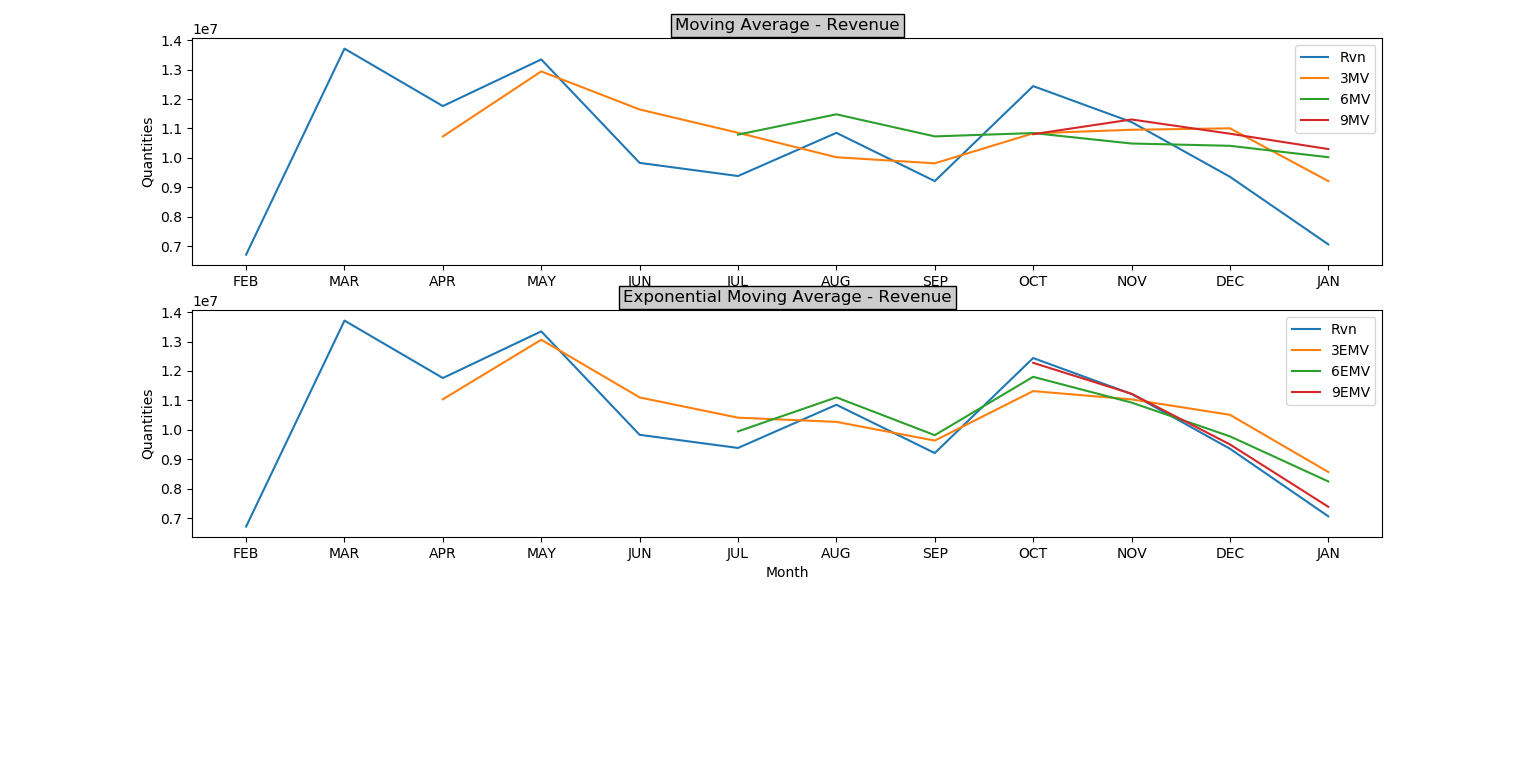

The script that drew this image:
#python programming language: script.py

import psycopg2 as pg
import pandas as pd
import matplotlib.pyplot as plt


'''Define a class'''

class Trend_Analysis:
    
    def __init__ (self, df, conn):
        self.df = df
        self.conn = conn
        
    def read_query(self):
        df = pd.read_sql_query(self.df, self.conn)
        return df
        
    def trend_revenue(self, df):
        '''Moving Average'''

        df['3m_MV'] = df['net_revenue'].rolling(window = 3).mean()
        df['6m_MV'] = df['net_revenue'].rolling(window = 6).mean()
        df['9m_MV'] = df['net_revenue'].rolling(window = 9).mean()
        
        '''Exponential Moving Average'''
        
        df['3m_EMV'] = 0.3 * df['net_revenue'] + (1-0.3)*df['3m_MV']
        df['6m_EMV'] = 0.6 * df['net_revenue'] + (1-0.6)*df['6m_MV']
        df['9m_EMV'] = 0.9 * df['net_revenue'] + (1-0.9)*df['9m_MV']
        
        return df 
    
    def trend_plot(self,df):
        fig, (ax1, ax2) = plt.subplots(2, figsize = (15,10))

        '''plotting a line chart on axis 1'''

        ax1.plot(df['month'],df['net_revenue'])
        ax1.plot(df['month'],df['3m_MV'])
        ax1.plot(df['month'],df['6m_MV'])
        ax1.plot(df['month'],df['9m_MV'])
        ax1.set_ylabel('Quantities')
        ax1.set_xlabel('Month')

        '''plotting a line chart on axis 2'''
    
        ax2.plot(df['month'],df['net_revenue'])
        ax2.plot(df['month'],df['3m_EMV'])
        ax2.plot(df['month'],df['6m_EMV'])
        ax2.plot(df['month'],df['9m_EMV'])

        '''setting the x and y labels'''
   
        ax2.set_ylabel('Quantities')
        ax2.set_xlabel('Month')

        '''setting the plot title'''
    
        ax1.set_title('Moving Average - Revenue', bbox={'facecolor':'0.8', 'pad':3})
        ax2.set_title('Exponential Moving Average - Revenue', bbox={'facecolor':'0.8', 'pad':3})

        '''setting the plot legend'''
    
        ax1.figure.legend(['Rvn','3MV','6MV','9MV'], bbox_to_anchor=(1.,1), loc=1, bbox_transform=ax1.transAxes)
        ax2.figure.legend(['Rvn','3EMV','6EMV','9EMV'], bbox_to_anchor=(1.,1), loc=1, bbox_transform=ax2.transAxes)
    
        plt.subplots_adjust(bottom=0.30, top=0.95, wspace = 2.0)
        plt.show()
    
        
def main():

    '''creating a connection to database'''

    conn = pg.connect(user = 'doadmin', 
                      password = 'xpmt05ij9uf9rknn', 
                      host = 'tjori-bi-do-user-6486966-0.db.ondigitalocean.com', 
                      port = '25060', 
                      database = 'defaultdb')

    '''writing a sql as a string'''

    sql = '''
               --structured query language; query

            SELECT 
                 to_char(fsq.order_date, 'MON') AS month
                ,sum(fsq.qty) as quantity
                ,ceil(sum(fsq.net_revenue)) as net_revenue
            FROM 
               (
                SELECT 
                    soi.created AS order_date
                   ,SUM(soi.quanity) AS qty
	               ,CASE 
	                  WHEN so.currency = 'USD' THEN SUM(((soi.quanity * soi.price)*70))
	                  WHEN so.currency = 'INR' THEN SUM((soi.quanity * soi.price))
	                END AS gross_revenue
	               ,CASE
                      WHEN so.currency = 'USD' THEN 
			       CASE 
				      WHEN (((soi.quanity * soi.price)*70) - (COALESCE(soi.discount, 0)*70)) < 999 THEN SUM(((((soi.quanity * soi.price)*70) - (COALESCE(soi.discount, 0)*70)) - (((((soi.quanity * soi.price)*70) - (coalesce(soi.discount, 0) *70))*hsn.tax_under999::integer)/100)))  
					  WHEN (((soi.quanity * soi.price)*70) - (COALESCE(soi.discount, 0)*70)) > 999 THEN SUM(((((soi.quanity * soi.price)*70) - (COALESCE(soi.discount, 0)*70)) - (((((soi.quanity * soi.price)*70) - (coalesce(soi.discount, 0) *70))*hsn.tax::integer)/100)))
                   END 
                   WHEN so.currency = 'INR' THEN 
			          CASE 
				         WHEN ((soi.quanity * soi.price) - coalesce(soi.discount,0)) < 999 THEN SUM((((soi.quanity * soi.price) - coalesce(soi.discount,0)) - ((((soi.quanity * soi.price) - coalesce(soi.discount,0))*hsn.tax_under999::integer)/100)))
                         WHEN ((soi.quanity * soi.price) - coalesce(soi.discount,0)) > 999 THEN SUM((((soi.quanity * soi.price) - coalesce(soi.discount,0)) - ((((soi.quanity * soi.price) - coalesce(soi.discount,0))*hsn.tax::integer)/100)))
	                  END
		           END AS net_revenue
               FROM 
                  order_order AS so
               LEFT JOIN 
                  order_orderproduct AS soi ON (so.id = soi.order_id)
               LEFT JOIN 
                  store_product AS sp ON (soi.product_id = sp.id)
               LEFT JOIN 
                  store_category AS sc ON (sp.category_id = sc.id)
               LEFT JOIN 
                  tms_hsncode AS hsn ON (sp.hsncode_id = hsn.id)
               WHERE
                  soi.created >= CURRENT_DATE - INTERVAL ' 1 year '
                  AND so.status = 'confirmed'
                  AND so.email NOT LIKE '%@tjori.com'
                  AND soi.removed = False
                  AND soi.returned = False
                  AND soi.exchanged = False
               GROUP BY 
                  sc.name
                 ,soi.price
                 ,soi.discount
                 ,soi.quanity
                 ,so.currency
                 ,hsn.tax_under999
                 ,hsn.tax
                 ,soi.created
               ) AS fsq

              GROUP BY 
                    1

              ORDER BY
                   MIN(fsq.order_date)
            ;'''

    '''creating class instance for class Trend_Analysis'''

    inst = Trend_Analysis(sql, conn)
    df = inst.read_query()
    df0 = inst.trend_revenue(df)
    inst.trend_plot(df0)
    
    
if __name__ == '__main__':
    main()
